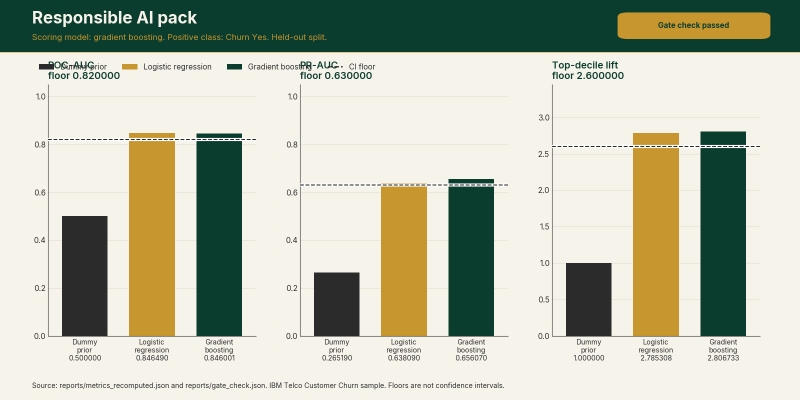
#> input picture assets/hero.png, 1600 x 800 px (shown at 1/2 size)
$ python -i render_readme_assets.py   (imports and definitions only)
#> lines starting #> are read from the running program, lines starting #| are printed output that depends on the picture
"""Render README figures from the committed report JSON.

Every bar, line, and label is read from reports/*.json. This script does not
recompute the model and does not fill in missing metrics.
"""

from __future__ import annotations

import json
from pathlib import Path

import matplotlib

# [1 line not run here, left out]

import matplotlib.pyplot as plt
from matplotlib import font_manager
from matplotlib.lines import Line2D
from matplotlib.patches import FancyBboxPatch, Rectangle
from PIL import Image, ImageDraw, ImageFont

ROOT = Path(__file__).resolve().parents[1]
REPORTS = ROOT / "reports"
ASSETS = ROOT / "assets"

GREEN = "#0B3D2E"
GOLD = "#C8962E"
CHARCOAL = "#2B2B2B"
CREAM = "#F6F3EA"
WHITE = "#FFFFFF"
GRID = "#E3DCCE"

FONT_DIR = Path("/usr/share/fonts/truetype/macos")


def _load(name: str) -> dict:
    return json.loads((REPORTS / name).read_text())


# [5 lines left out: function _register_fonts, not called in this run]


def _font(size: int, weight: str = "regular") -> ImageFont.FreeTypeFont:
    file_for = {
        "regular": "Inter-Regular.ttf",
        "medium": "Inter-Medium.ttf",
        "semibold": "Inter-SemiBold.ttf",
        "bold": "Inter-Bold.ttf",
    }
    return ImageFont.truetype(str(FONT_DIR / file_for[weight]), size)


# [38 lines left out: functions _header, _style, not called in this run]


def _footer(fig, text: str) -> None:
    fig.text(0.04, 0.035, text, color=CHARCOAL, fontsize=10, va="center", ha="left")


# [258 lines left out: functions _save, render_hero, _label_horizontal, render_fairness, render_drift, render_shap, not called in this run]


def _fit_line(draw: ImageDraw.ImageDraw, text: str, max_width: int, start: int, weight: str) -> ImageFont.FreeTypeFont:
    size = start
    while size > 16:
        font = _font(size, weight)
        if draw.textlength(text, font=font) <= max_width:
            return font
        size -= 1
    return _font(16, weight)


def render_social(hero_path: Path) -> Path:
#> called with hero_path = '../assets/hero.png'
    width, height = 1280, 640
    margin = 40
    image = Image.new("RGB", (width, height), GREEN)
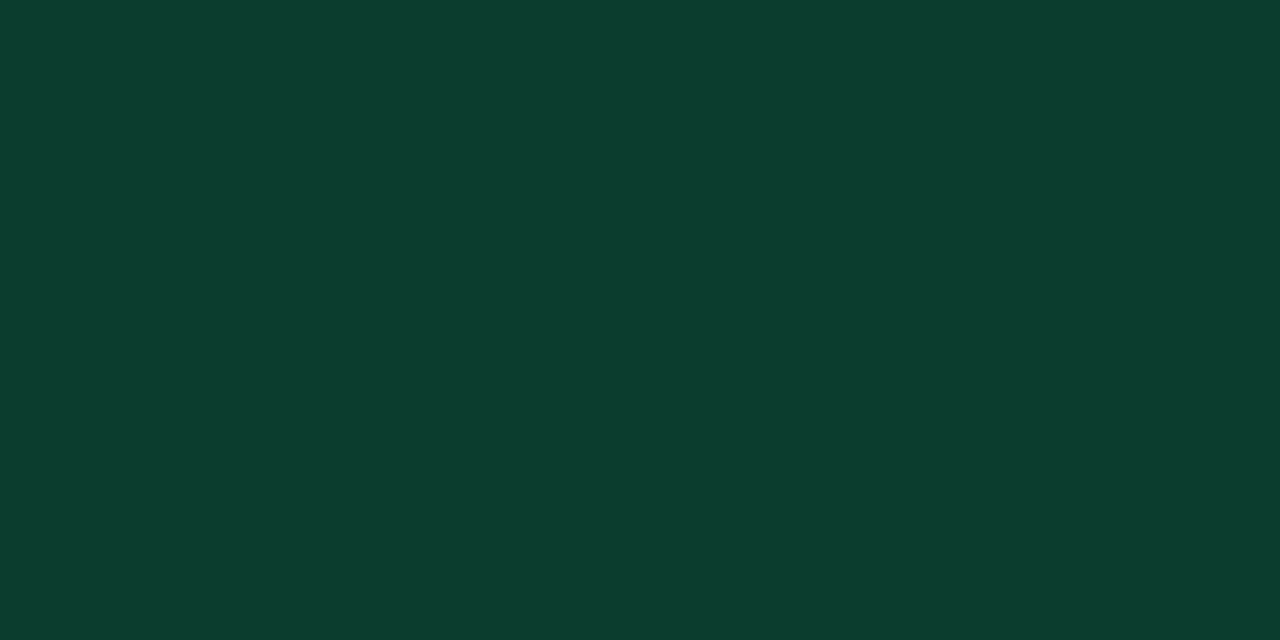
#> image: PIL image 1280x640 RGB; mean R, G, B 11, 61, 46
    draw = ImageDraw.Draw(image)
    title = "responsible-ai-pack"
    tagline = "A churn model is only useful if people can trust it."
    title_font = _fit_line(draw, title, width - 2 * margin, 40, "bold")
    tag_font = _fit_line(draw, tagline, width - 2 * margin, 24, "regular")

    draw.text((margin, margin), title, font=title_font, fill=CREAM)
    title_box = draw.textbbox((margin, margin), title, font=title_font)
#> title_box = (40, 48, 430, 86)
    rule_y = title_box[3] + 12
#> rule_y = 98
    draw.rectangle((margin, rule_y, margin + 88, rule_y + 5), fill=GOLD)
    tag_y = rule_y + 14
#> tag_y = 112
    draw.text((margin, tag_y), tagline, font=tag_font, fill=GOLD)
    tag_box = draw.textbbox((margin, tag_y), tagline, font=tag_font)
#> tag_box = (40, 117, 638, 140)

    hero = Image.open(hero_path).convert("RGB")
#> hero is the input picture: PIL image 1600x800 RGB; mean R, G, B 185.7, 188.9, 170.2
    hero_w, hero_h = hero.size
#> hero_w = 1600; hero_h = 800
    # Chart panels only. The card already carries the repo name.
    crop = hero.crop((int(0.04 * hero_w), int(0.13 * hero_h), int(0.98 * hero_w), int(0.94 * hero_h)))
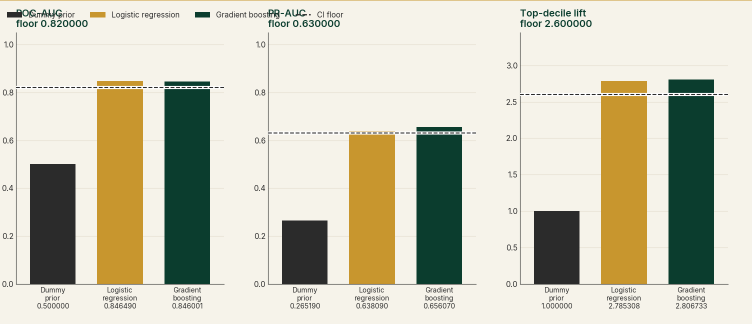
#> crop: PIL image 1504x648 RGB (shown at 1/2 size); mean R, G, B 203.4, 201.3, 182.2
    top = tag_box[3] + 16
#> top = 156
    border = 4
    avail_w = width - 2 * margin - border * 2
    avail_h = height - margin - top - border * 2
#> avail_h = 436
    scale = min(avail_w / crop.size[0], avail_h / crop.size[1])
#> scale = 0.673
    thumb = crop.resize((max(1, int(crop.size[0] * scale)), max(1, int(crop.size[1] * scale))), Image.Resampling.LANCZOS)
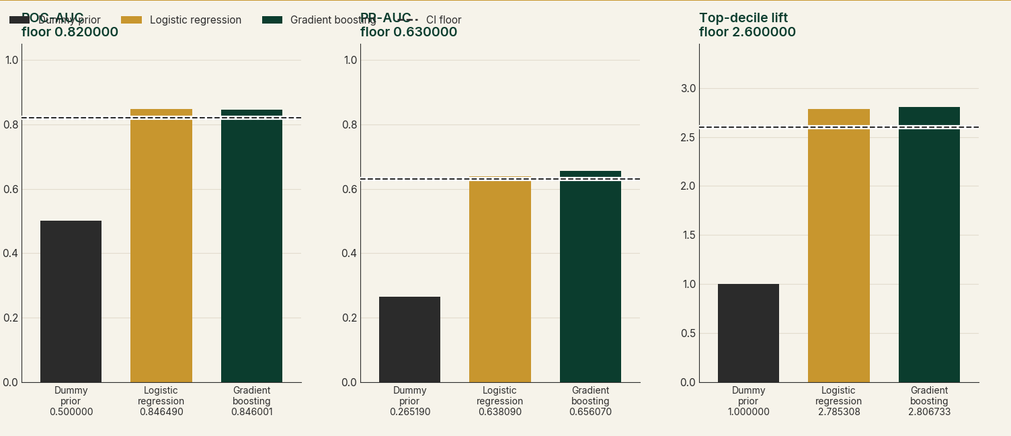
#> thumb: PIL image 1011x436 RGB; mean R, G, B 203.3, 201.2, 182.2
    frame = Image.new("RGB", (thumb.size[0] + border * 2, thumb.size[1] + border * 2), GOLD)
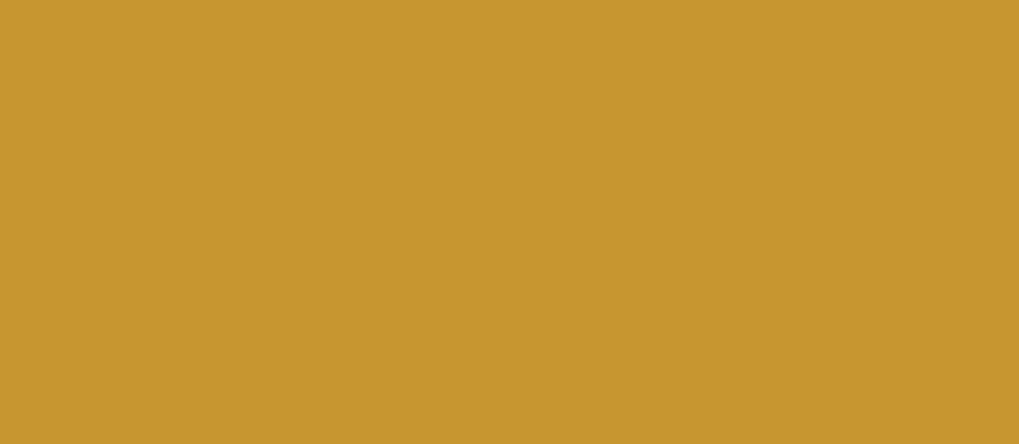
#> frame: PIL image 1019x444 RGB; mean R, G, B 200, 150, 46
    frame.paste(thumb, (border, border))
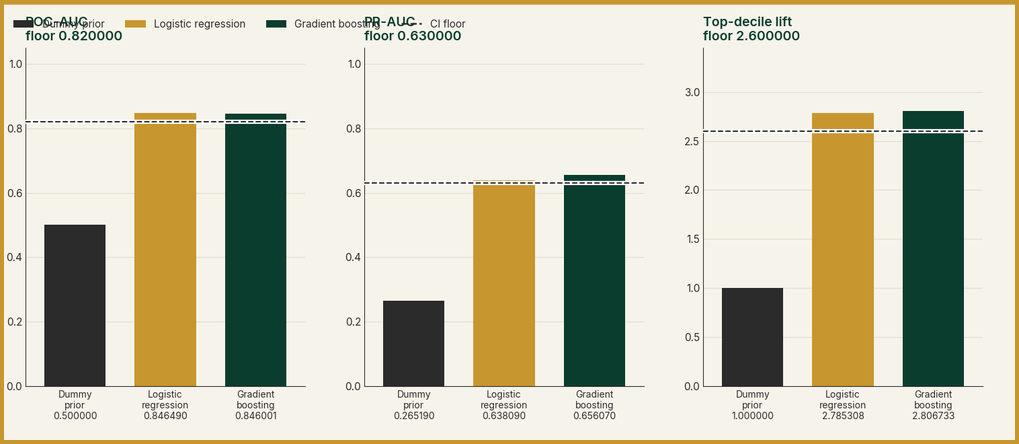
#> frame: PIL image 1019x444 RGB; mean R, G, B 203.2, 199.9, 178.7
    frame_x = margin + (width - 2 * margin - frame.size[0]) // 2
#> frame_x = 130
    frame_y = top + (height - margin - top - frame.size[1]) // 2
#> frame_y = 156
    image.paste(frame, (frame_x, frame_y))
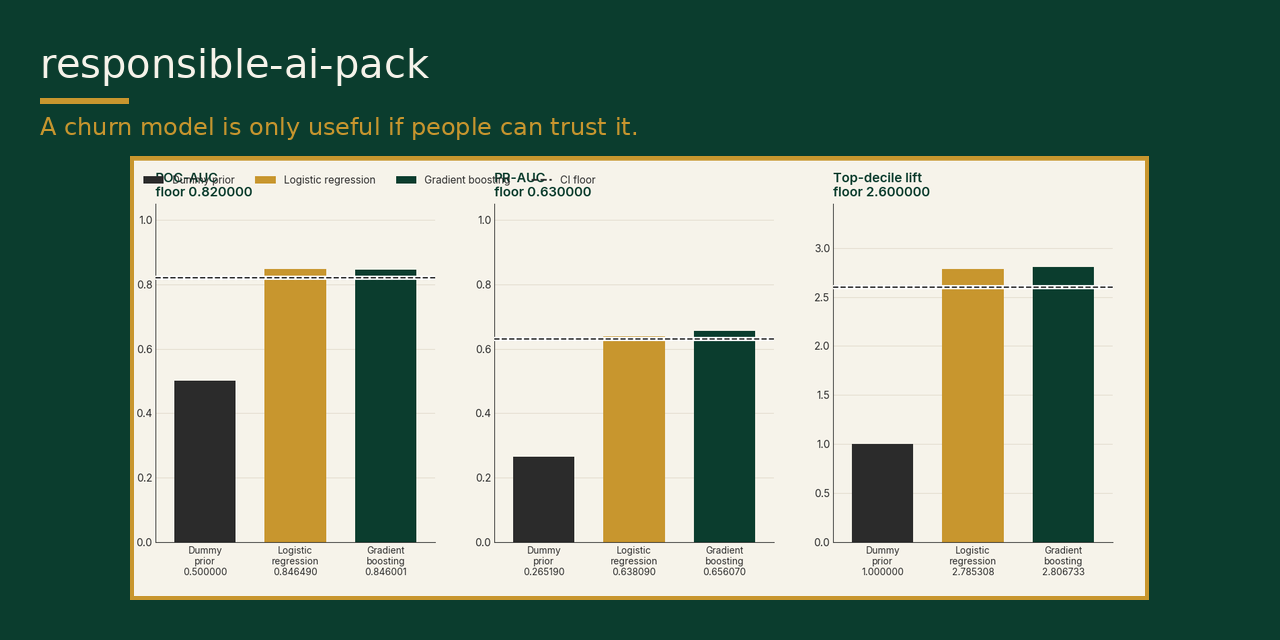
#> image: PIL image 1280x640 RGB; mean R, G, B 118.8, 138.8, 120

    boxes = [title_box, tag_box, (frame_x, frame_y, frame_x + frame.size[0], frame_y + frame.size[1])]
#> boxes = [(40, 48, 430, 86), (40, 117, 638, 140), (130, 156, 1149, 600)]
    for box in boxes:
        if box[0] < margin or box[1] < margin or box[2] > width - margin or box[3] > height - margin:
            raise SystemExit(f"Social preview content outside the {margin}px margin: {box}")
#> this loop made 3 passes

    path = ASSETS / "social-preview.png"
    image.save(path, format="PNG", optimize=True, compress_level=9)
    saved = Image.open(path)
    if saved.size != (1280, 640):
        raise SystemExit(f"social-preview.png is {saved.size}")
    return path


# [17 lines left out: function main, not called in this run]


# [2 lines not run here, left out]

>>> result = render_social('../assets/hero.png')

$ run again, on assets/model_metrics.png
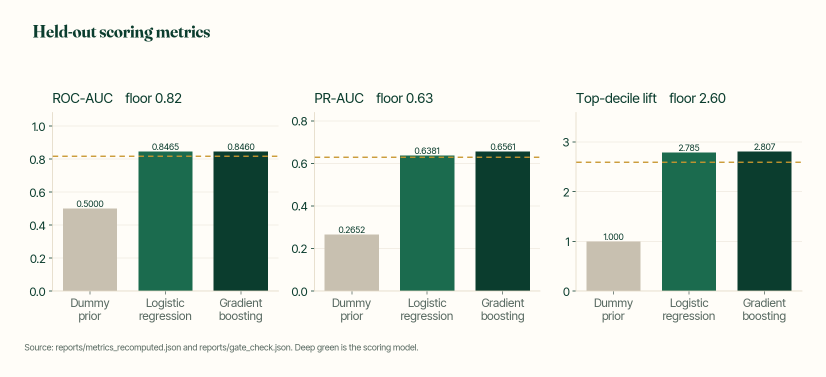
#> input picture assets/model_metrics.png, 1652 x 753 px (shown at 1/2 size)
#> title_box = (40, 48, 430, 86)
#> rule_y = 98
#> tag_y = 112
#> tag_box = (40, 117, 638, 140)
#> in render_social, hero is the input picture: PIL image 1652x753 RGB; mean R, G, B 215.2, 223.1, 215
#> top = 156
#> avail_h = 436
#> scale = 0.715
#> in render_social, `frame.paste(thumb, (border, border))`:
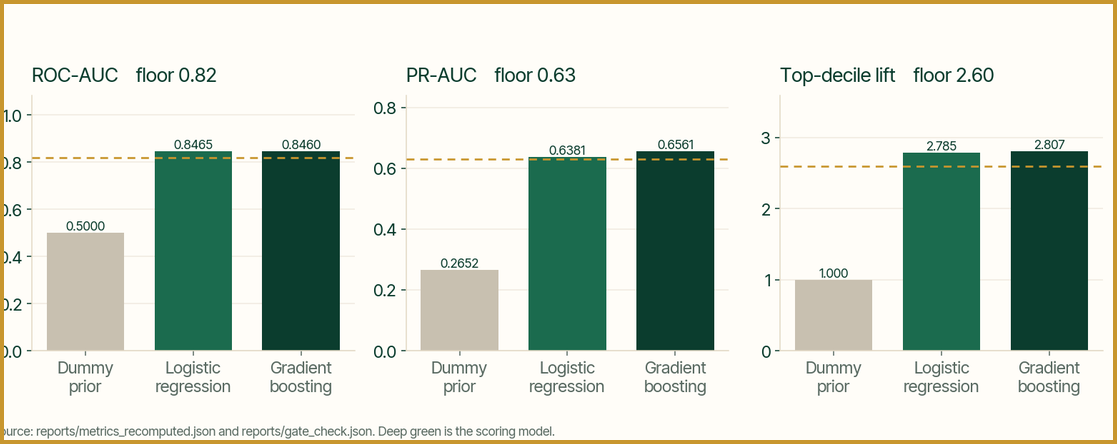
#> frame: PIL image 1117x444 RGB; mean R, G, B 203.2, 212.7, 201.3
#> frame_y = 156
#> in render_social, `image.paste(frame, (frame_x, frame_y))`:
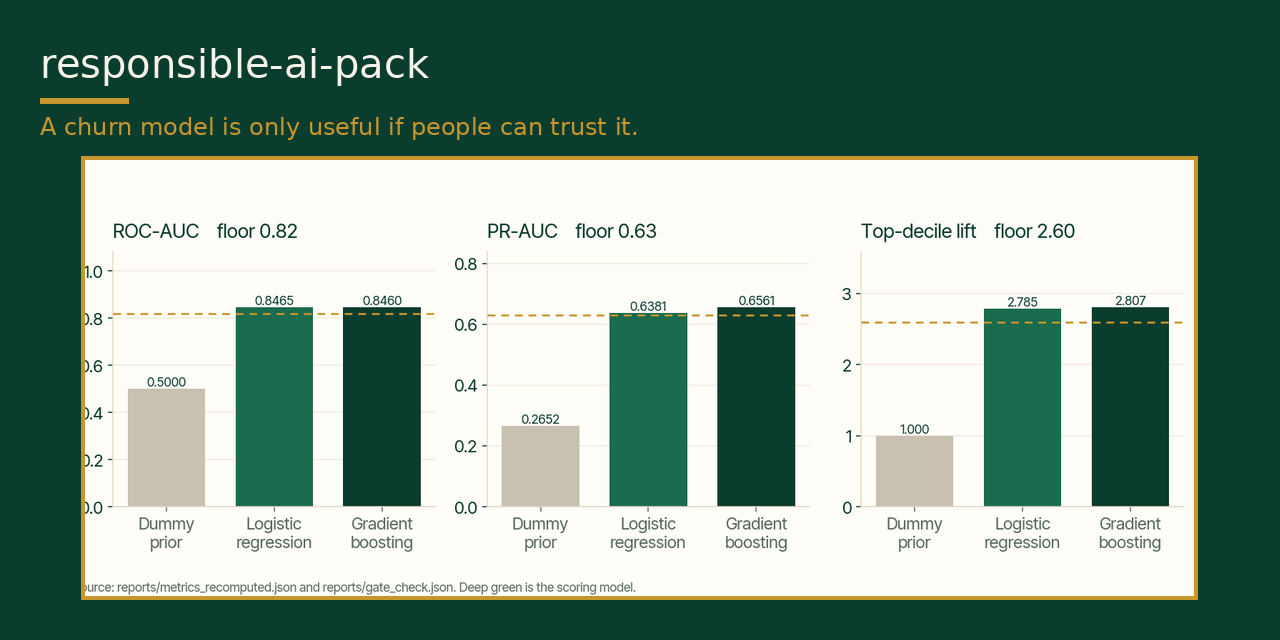
#> image: PIL image 1280x640 RGB; mean R, G, B 129, 153.9, 140.7
#> boxes = [(40, 48, 430, 86), (40, 117, 638, 140), (81, 156, 1198, 600)]
#> the loop in render_social, `for box in boxes:` made 3 passes
